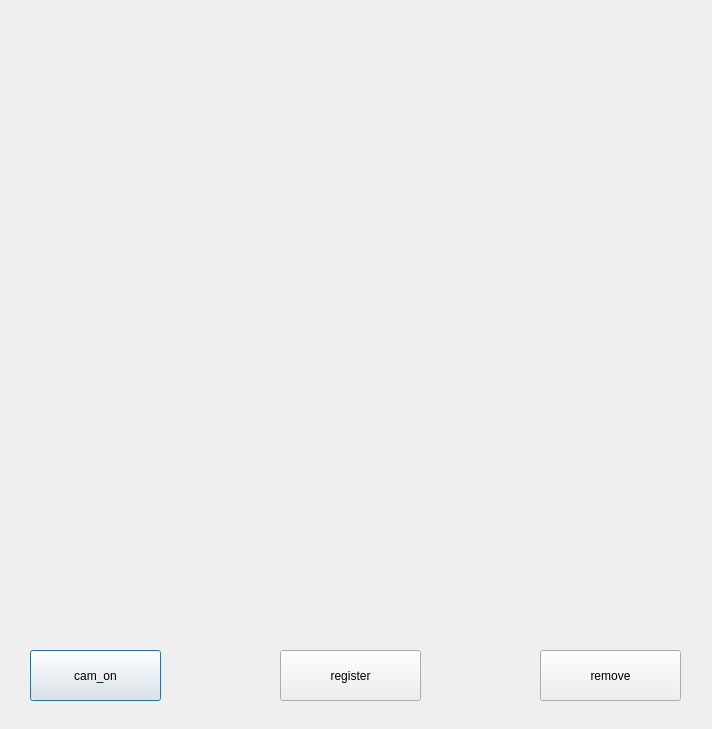
<?xml version="1.0" encoding="UTF-8"?>
<ui version="4.0">
 <class>Dialog</class>
 <widget class="QDialog" name="Dialog">
  <property name="geometry">
   <rect>
    <x>0</x>
    <y>0</y>
    <width>712</width>
    <height>729</height>
   </rect>
  </property>
  <property name="windowTitle">
   <string>Dialog</string>
  </property>
  <widget class="QPushButton" name="cam_button">
   <property name="geometry">
    <rect>
     <x>30</x>
     <y>650</y>
     <width>131</width>
     <height>51</height>
    </rect>
   </property>
   <property name="text">
    <string>cam_on</string>
   </property>
   <property name="autoDefault">
    <bool>true</bool>
   </property>
  </widget>
  <widget class="QLabel" name="cam_label">
   <property name="geometry">
    <rect>
     <x>30</x>
     <y>80</y>
     <width>651</width>
     <height>541</height>
    </rect>
   </property>
   <property name="text">
    <string/>
   </property>
  </widget>
  <widget class="QPushButton" name="register_button">
   <property name="geometry">
    <rect>
     <x>280</x>
     <y>650</y>
     <width>141</width>
     <height>51</height>
    </rect>
   </property>
   <property name="text">
    <string>register</string>
   </property>
  </widget>
  <widget class="QPushButton" name="remove_button">
   <property name="geometry">
    <rect>
     <x>540</x>
     <y>650</y>
     <width>141</width>
     <height>51</height>
    </rect>
   </property>
   <property name="text">
    <string>remove</string>
   </property>
  </widget>
 </widget>
 <resources/>
 <connections/>
 <slots>
  <slot>CamControl()</slot>
  <slot>register()</slot>
 </slots>
</ui>
